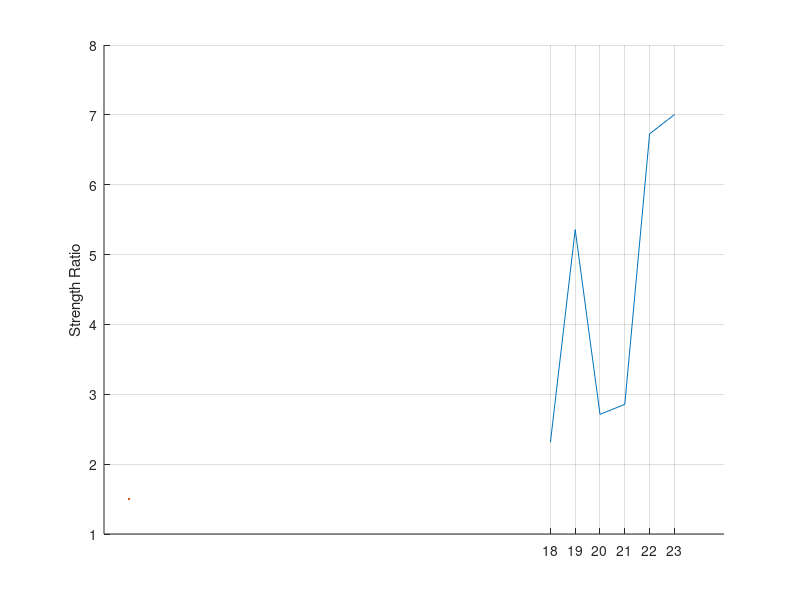

Source code (MATLAB): (Note: this script raises an error after producing the figure.)
%% Optimization Postprocesser
clc;clear;close all;
%%
load('theta.mat');
number_of_layers = zeros(size(theta));
strength_ratio = zeros(size(theta));
weight = zeros(size(theta));
for i = 1:length(theta)
    number_of_layers(i) = theta{i}{1};
    strength_ratio(i) = theta{i}{2};
    weight(i) = theta{i}{3};    % kg
end

figure;
hold on;grid on;
plot(number_of_layers,strength_ratio,LineWidth=1.5);
xticks(number_of_layers);
ylabel('Strength Ratio');
yyaxis right
plot(number_of_layers,weight*1e3,LineWidth=1.5);
ylabel('Weight (g)');
xlabel('Number of Layers');

